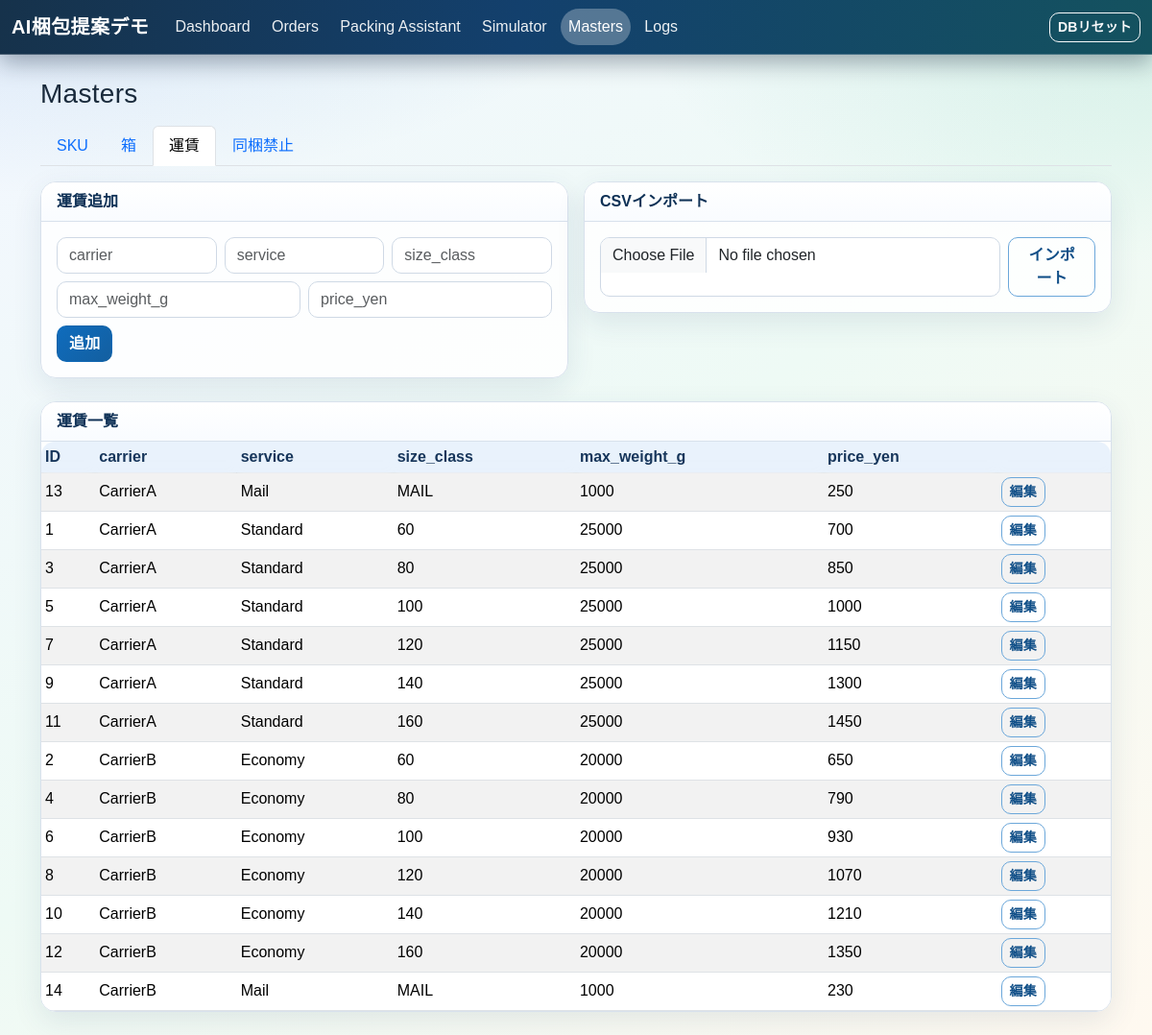
The page /masters/rates on the database its author committed.
### app/models.py (models this page shows)
class ShippingRate(Base):
    __tablename__ = "shipping_rates"
    id: Mapped[int] = mapped_column(Integer, primary_key=True, autoincrement=True)
    carrier: Mapped[str] = mapped_column(String(64), nullable=False)
    service: Mapped[str] = mapped_column(String(64), nullable=False)
    size_class: Mapped[str] = mapped_column(String(16), nullable=False)
    max_weight_g: Mapped[int] = mapped_column(Integer, nullable=False)
    price_yen: Mapped[int] = mapped_column(Integer, nullable=False)

### app/main.py (the view)
@app.get("/masters/rates")
def masters_rates(request: Request, db: Session = Depends(get_db)):
    rates = db.scalars(select(ShippingRate).order_by(ShippingRate.carrier.asc(), ShippingRate.service.asc())).all()
    return templates.TemplateResponse(
        "masters_rates.html",
        _base_context(request, active_nav="masters", rates=rates, masters_tab="rates"),
    )

### app/templates/masters_rates.html (shortened to what this page needs)
{% extends "base.html" %}
{% block content %}
<h1 class="h3 mb-3">Masters</h1>
{% include "_masters_tabs.html" %}
<div class="row g-3 mb-4">
  <div class="col-lg-6">
    <div class="card">
      <div class="card-header">運賃追加</div>
      <div class="card-body">
        <form method="post" action="/masters/rates/create" class="row g-2">
          <div class="col-md-4"><input class="form-control" name="carrier" placeholder="carrier" required></div>
          <div class="col-md-4"><input class="form-control" name="service" placeholder="service" required></div>
          <div class="col-md-4"><input class="form-control" name="size_class" placeholder="size_class" required></div>
          <div class="col-md-6"><input class="form-control" type="number" name="max_weight_g" placeholder="max_weight_g" required></div>
          <div class="col-md-6"><input class="form-control" type="number" name="price_yen" placeholder="price_yen" required></div>
          <div class="col-12"><button class="btn btn-primary">追加</button></div>
        </form>
      </div>
    </div>
  </div>
  <div class="col-lg-6">
    <div class="card">
      <div class="card-header">CSVインポート</div>
      <div class="card-body">
        <form method="post" action="/masters/rates/import" enctype="multipart/form-data" class="d-flex gap-2">
          <input class="form-control" type="file" name="file" accept=".csv" required>
          <button class="btn btn-outline-primary">インポート</button>
        </form>
      </div>
    </div>
  </div>
</div>
<div class="card">
  <div class="card-header">運賃一覧</div>
  <div class="table-responsive">
    <table class="table table-sm table-striped mb-0">
      <thead>
        <tr><th>ID</th><th>carrier</th><th>service</th><th>size_class</th><th>max_weight_g</th><th>price_yen</th><th></th></tr>
      </thead>
      <tbody>
        {% for rate in rates %}
          <tr>
            <td>{{ rate.id }}</td>
            <td>{{ rate.carrier }}</td>
            <td>{{ rate.service }}</td>
            <td>{{ rate.size_class }}</td>
            <td>{{ rate.max_weight_g }}</td>
            <td>{{ rate.price_yen }}</td>
            <td><a class="btn btn-sm btn-outline-primary" href="/masters/rates/{{ rate.id }}/edit">編集</a></td>
          </tr>
        {% else %}
          <tr><td colspan="7" class="text-muted">データなし</td></tr>
        {% endfor %}
      </tbody>
    </table>
  </div>
</div>
{% endblock %}

### app/static/style.css (style rules this page uses)
:root { --bg-1: #f3f7ff; --bg-2: #eefaf5; --bg-3: #fff9f0; --ink-1: #1a2b3c; --ink-2: #4f6075; --brand: #0f6cbd; --brand-2: #17a37b; --line: #d8e1ec; --surface: rgba(255, 255, 255, 0.86); --surface-strong: #ffffff; --shadow-soft: 0 10px 30px rgba(36, 68, 112, 0.1); }
*, *::before, *::after { box-sizing: border-box; }
body { margin: 0; min-height: 100vh; color: var(--ink-1); font-family: "Avenir Next", "Hiragino Kaku Gothic ProN", "Yu Gothic", "Noto Sans JP", sans-serif; background: radial-gradient(1200px 520px at 0% -10%, rgba(15, 108, 189, 0.16), transparent 60%), radial-gradient(900px 460px at 100% 0%, rgba(23, 163, 123, 0.12), transparent 60%), linear-gradient(145deg, var(--bg-1), var(--bg-2) 50%, var(--bg-3)); background-attachment: fixed; }
h1, h2, h3 { color: #102238; letter-spacing: 0.01em; }
.card { border: 1px solid var(--line); border-radius: 16px; background: var(--surface); box-shadow: var(--shadow-soft); overflow: hidden; animation: card-enter 0.4s ease-out both; }
.card-header { border-bottom: 1px solid var(--line); color: #0f3156; font-weight: 600; background: linear-gradient(180deg, rgba(255, 255, 255, 0.95), rgba(248, 251, 255, 0.95)); }
.table-responsive { border-radius: 14px; }
.table { margin-bottom: 0; }
.table td, .table th { vertical-align: middle; }
.table thead th { position: sticky; top: 0; z-index: 1; color: #17365b; font-weight: 700; border-bottom-width: 1px; background: rgba(230, 240, 252, 0.85); backdrop-filter: blur(6px); }
.table tbody tr { transition: background-color 0.2s ease, transform 0.15s ease; }
.btn { border-radius: 10px; font-weight: 600; letter-spacing: 0.01em; transition: transform 0.15s ease, box-shadow 0.2s ease; }
.btn-primary { border-color: transparent; background: linear-gradient(135deg, #0f6cbd, #135fa0); }
.btn-outline-primary { border-color: #6ba7da; color: #0f4e87; }
.form-control, .form-select, textarea { border-color: #cfd9e5; border-radius: 10px; background-color: var(--surface-strong); }

### rows shown on the page
ShippingRate: id "13", carrier "CarrierA", service "Mail", size_class "MAIL", max_weight_g "1000", price_yen "250"
ShippingRate: id "1", carrier "CarrierA", service "Standard", size_class "60", max_weight_g "25000", price_yen "700"
ShippingRate: id "3", carrier "CarrierA", service "Standard", size_class "80", max_weight_g "25000", price_yen "850"
ShippingRate: id "5", carrier "CarrierA", service "Standard", size_class "100", max_weight_g "25000", price_yen "1000"
ShippingRate: id "7", carrier "CarrierA", service "Standard", size_class "120", max_weight_g "25000", price_yen "1150"
ShippingRate: id "9", carrier "CarrierA", service "Standard", size_class "140", max_weight_g "25000", price_yen "1300"
ShippingRate: id "11", carrier "CarrierA", service "Standard", size_class "160", max_weight_g "25000", price_yen "1450"
ShippingRate: id "2", carrier "CarrierB", service "Economy", size_class "60", max_weight_g "20000", price_yen "650"
ShippingRate: id "4", carrier "CarrierB", service "Economy", size_class "80", max_weight_g "20000", price_yen "790"
ShippingRate: id "6", carrier "CarrierB", service "Economy", size_class "100", max_weight_g "20000", price_yen "930"
ShippingRate: id "8", carrier "CarrierB", service "Economy", size_class "120", max_weight_g "20000", price_yen "1070"
ShippingRate: id "10", carrier "CarrierB", service "Economy", size_class "140", max_weight_g "20000", price_yen "1210"
ShippingRate: id "12", carrier "CarrierB", service "Economy", size_class "160", max_weight_g "20000", price_yen "1350"
ShippingRate: id "14", carrier "CarrierB", service "Mail", size_class "MAIL", max_weight_g "1000", price_yen "230"
